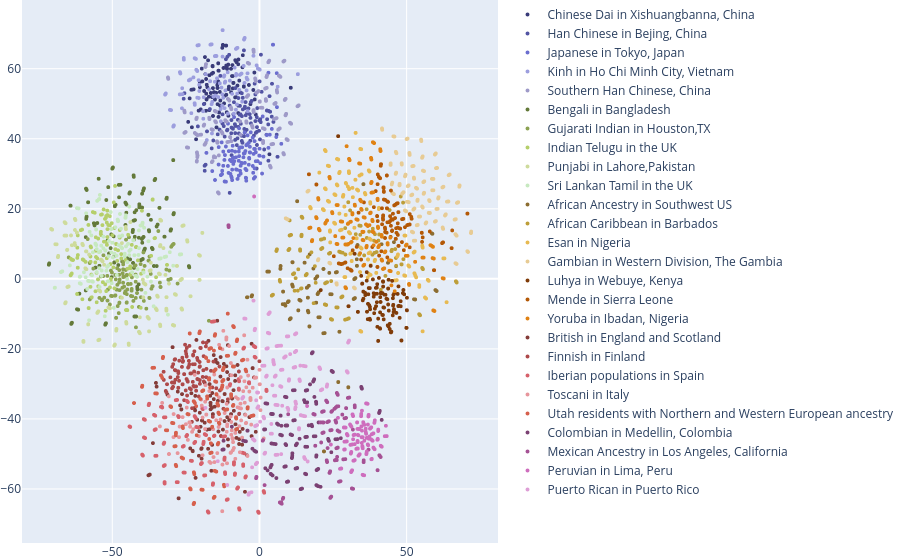

This figure's notebook cell:
### Code cell
# Look at the t-SNE projection
in_data = proj_tsne_gt
dim1 = 0
dim2 = 1

traces = []

for cont in continents:
    for pop in pop_by_continent[cont]:
        proj_subset = in_data[indices_of_population_members[pop]]

        # Convert the colour string from hex "#xxxxxx" to "(r,g,b)"
        color_string = str(int('0x' + color_dict[pop][1:3].upper(),16)) + ',' + \
        str(int('0x' + color_dict[pop][3:5].upper(),16)) + ',' + \
        str(int('0x' + color_dict[pop][5:7].upper(),16))
        
        temp_trace = go.Scattergl(
            x=proj_subset[:,0],
            y=proj_subset[:,1],
            name=name_by_code[pop],
            mode='markers',
            marker=dict(
                size=2,
                color='rgba('+color_string+',0.9)',
                line=dict(
                    color='rgb('+color_string+')',
                    width=2
                )
            )
        )
        traces.append(temp_trace)
        
layout = go.Layout(
    margin=dict(
        l=0,
        r=0,
        b=0,
        t=0
    )
)

fig = go.Figure(data=traces, layout=layout)
plotly.offline.iplot(fig)
